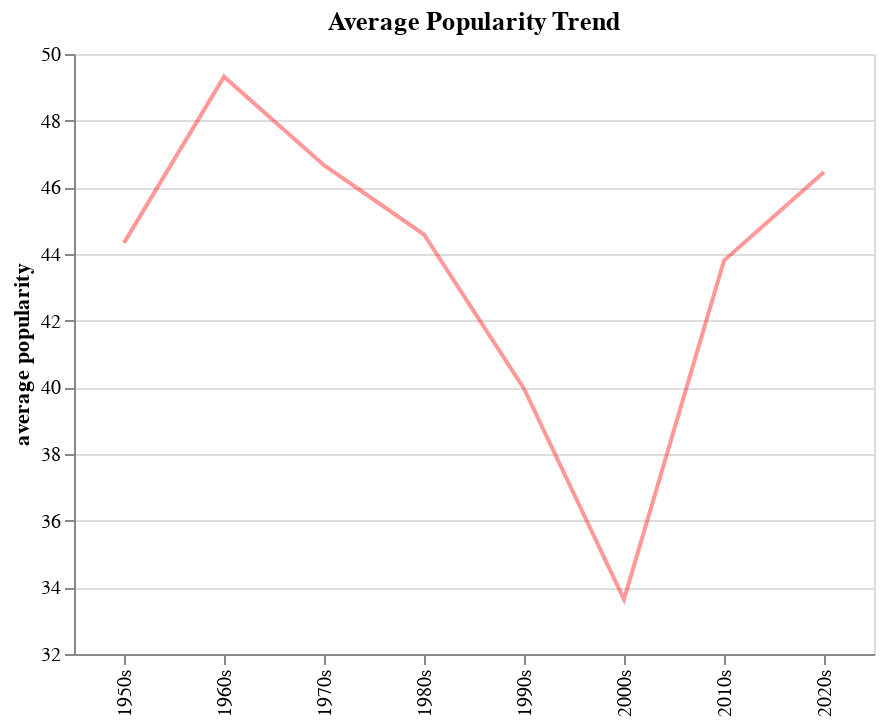

This figure's notebook cell:
### Code cell
def decade_trend_line():
    chart=alt.Chart(df).mark_line(color='red',opacity=0.4).encode(
        x=alt.X('decade',type='ordinal',title=None),
        y=alt.Y('mean(track_popularity)',scale=alt.Scale(zero=False),title='average popularity'),
    ).properties(height=300,width=400,title='Average Popularity Trend')
    return chart.to_html()

# chart=alt.Chart(df).mark_line(color='red',opacity=0.4).encode(
#         x=alt.X('decade',type='ordinal',title=None),
#         y=alt.Y('mean(track_popularity)',scale=alt.Scale(zero=False),title='average popularity'),
#     ).properties(height=300,width=400,title='Average Popularity Trend')
# chart

### Figure 1 — Vega specification as saved in the notebook (floating-point values rounded to 4 significant figures)
{"$schema": "https://vega.github.io/schema/vega/v5.json", "data": [{"name": "source_0", "values": [{"decade": "2010s", "mean_track_popularity": 43.8}, {"decade": "2000s", "mean_track_popularity": 33.64}, {"decade": "2020s", "mean_track_popularity": 46.46}, {"decade": "1990s", "mean_track_popularity": 39.96}, {"decade": "1980s", "mean_track_popularity": 44.58}, {"decade": "1970s", "mean_track_popularity": 46.67}, {"decade": "1960s", "mean_track_popularity": 49.32}, {"decade": "1950s", "mean_track_popularity": 44.33}]}, {"name": "source_0_x_domain_decade", "values": [{"decade": "2010s"}, {"decade": "2000s"}, {"decade": "2020s"}, {"decade": "1990s"}, {"decade": "1980s"}, {"decade": "1970s"}, {"decade": "1960s"}, {"decade": "1950s"}]}, {"name": "source_0_y_domain_mean_track_popularity", "values": [{"min": 33.64, "max": 49.32}]}], "marks": [{"type": "line", "name": "marks", "from": {"data": "source_0"}, "sort": {"field": "datum[\"decade\"]"}, "encode": {"update": {"x": {"field": "decade", "scale": "x"}, "defined": {"signal": "isValid(datum[\"mean_track_popularity\"]) && isFinite(+datum[\"mean_track_popularity\"])"}, "y": {"field": "mean_track_popularity", "scale": "y"}, "stroke": {"value": "red"}, "opacity": {"value": 0.4}, "description": {"signal": "\"decade: \" + (isValid(datum[\"decade\"]) ? datum[\"decade\"] : \"\"+datum[\"decade\"]) + \"; average popularity: \" + (format(datum[\"mean_track_popularity\"], \"\"))"}}}, "style": ["line"]}], "scales": [{"name": "x", "type": "point", "domain": {"data": "source_0_x_domain_decade", "field": "decade", "sort": true}, "range": [0, {"signal": "width"}], "padding": 0.5}, {"name": "y", "type": "linear", "domain": [{"signal": "(data(\"source_0_y_domain_mean_track_popularity\")[0] || {}).min"}, {"signal": "(data(\"source_0_y_domain_mean_track_popularity\")[0] || {}).max"}], "range": [{"signal": "height"}, 0], "zero": false, "nice": true}], "axes": [{"scale": "y", "ticks": false, "domain": false, "grid": true, "orient": "left", "minExtent": 0, "tickCount": {"signal": "ceil(height/40)"}, "gridScale": "x", "maxExtent": 0, "zindex": 0, "labels": false, "aria": false}, {"scale": "x", "orient": "bottom", "labelBaseline": "middle", "labelAlign": "right", "grid": false, "labelAngle": 270, "zindex": 0}, {"scale": "y", "orient": "left", "grid": false, "labelOverlap": true, "zindex": 0, "title": "average popularity", "tickCount": {"signal": "ceil(height/40)"}}], "title": {"text": "Average Popularity Trend", "frame": "group"}, "background": "white", "height": 300, "padding": 5, "width": 400, "style": "cell"}
